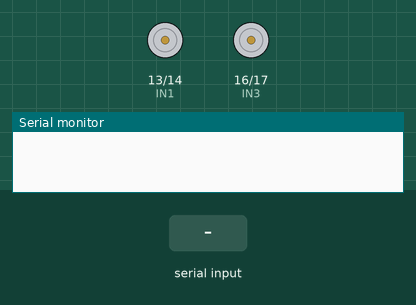
Simulated run of this sketch. Board: ESP32. On the bench: motor-driver pin pairs drawn as motors (green arrow = first pin HIGH = forward, orange = second pin HIGH = backward, longer = more drive, scaled by the enable pin), the last lines printed to the serial monitor. Inputs (shaded band) come from the test bench. Nothing arrives over Bluetooth unless stated.

Above: at 1.2 s.
1.3 s: "1\n" received over the second serial link
At 1.8 s:
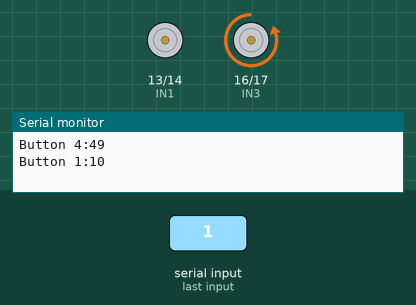
2.8 s: "2\n" received over the second serial link
At 4.0 s:
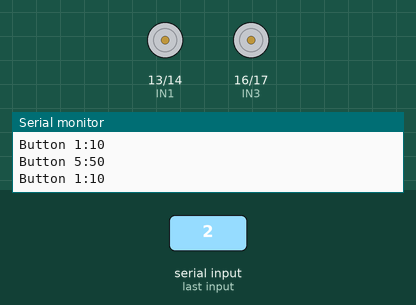
4.3 s: "0\n" received over the second serial link
At 5.3 s:
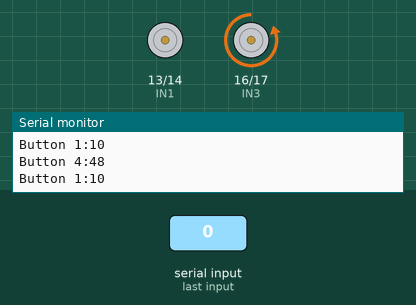
Timing chart, 0 to 7.3 s (numbered marks = the images above; inputs shaded):
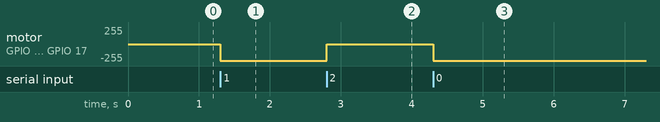

Measured:
- after the input at 1.3 s, motor on GPIO 16 (IN3) / GPIO 17 (IN4): stopped → backward 250/255 at once
- after the input at 2.8 s, motor on GPIO 16 (IN3) / GPIO 17 (IN4): backward 250/255 → stopped at once
- after the input at 4.3 s, motor on GPIO 16 (IN3) / GPIO 17 (IN4): stopped → backward 250/255 at once

The sketch:

BT_motor_with_ESP_Modified.ino
```cpp
// --------------------------------------------------
//
// Code for control of ESP32 through App
// device used for tests: ESP32-WROOM-32
//
// App on phone has five buttons:
// Button 1: 11 for ON and 10 for OFF
// Button 2: 21 for ON and 20 for OFF
// Button 3: 31 for ON and 30 for OFF
// Button 4: 41 for ON and 40 for OFF
// Button 5: 50 for ON and OFF
//
// Written by Swaraj(update: 24.08.2023)
//
// --------------------------------------------------

// this header is needed for Bluetooth Serial -> works ONLY on ESP32
#include "BluetoothSerial.h"

// init Class:
BluetoothSerial ESP_BT;

// init PINs: assign any pin on ESP32
//int led_pin_1 = 4;
//int led_pin_2 = 0;
//int led_pin_3 = 2;
//int led_pin_4 = 15;


const int ENA = 12;  // Enable pin for Motor 1
const int IN1 = 13;  // Input 1 for Motor 1
const int IN2 = 14;  // Input 2 for Motor 1

const int ENB = 15;  // Enable pin for Motor 2
const int IN3 = 16;  // Input 1 for Motor 2
const int IN4 = 17;  // Input 2 for Motor 2

// Parameters for Bluetooth interface
int incoming;

void setup() {
  Serial.begin(19200);
  ESP_BT.begin("ESP32_Control"); //Name of your Bluetooth interface -> will show up on your phone

 // pinMode (led_pin_1, OUTPUT);
 // pinMode (led_pin_2, OUTPUT);
  //pinMode (led_pin_3, OUTPUT);
 // pinMode (led_pin_4, OUTPUT);

  pinMode(ENA, OUTPUT);
  pinMode(IN1, OUTPUT);
  pinMode(IN2, OUTPUT);

  pinMode(ENB, OUTPUT);
  pinMode(IN3, OUTPUT);
  pinMode(IN4, OUTPUT);


  digitalWrite(IN1, LOW);
  digitalWrite(IN2, LOW);

  digitalWrite(IN3, LOW);
  digitalWrite(IN4, LOW);

  // motor speeds (0-255)
  analogWrite(ENA, 250); //  value to control motor 1 speed
  analogWrite(ENB, 250); //  value to control motor 2 speed

}

void loop() {

  // -------------------- Receive Bluetooth signal ----------------------
  if (ESP_BT.available())
  {
    incoming = ESP_BT.read(); //Read what we receive

    // separate button ID from button value -> button ID is 10, 20, 30,40,50 etc, value is 1 or 0
    int button = floor(incoming / 10);
    int value = incoming % 10;

    switch (button) {
      case 1:
        Serial.print("Button 1:"); Serial.println(incoming);
        //digitalWrite(led_pin_1, value);
        if(IN1==LOW && IN2==HIGH){

          digitalWrite(IN1, LOW);
          digitalWrite(IN2, LOW);
          delay(20);

          digitalWrite(IN1, HIGH);
          digitalWrite(IN2, LOW);

        }
        else{

                  digitalWrite(IN1, HIGH);
                  digitalWrite(IN2, LOW);

        }

        if(incoming==10){
            digitalWrite(IN1, LOW);
            digitalWrite(IN2, LOW);
            delay(20);
        }


        break;


      case 2:
        Serial.print("Button 2:"); Serial.println(incoming);
        //digitalWrite(led_pin_2, value);


        if(IN3==LOW && IN4==HIGH){

          digitalWrite(IN3, LOW);
          digitalWrite(IN4, LOW);
          delay(20);

          digitalWrite(IN3, HIGH);
          digitalWrite(IN4, LOW);

        }
        else{

                  digitalWrite(IN3, HIGH);
                  digitalWrite(IN4, LOW);

        }

        if(incoming==20){
            digitalWrite(IN3, LOW);
            digitalWrite(IN4, LOW);
            delay(20);
        }

        break;


      case 3:
        Serial.print("Button 3:"); Serial.println(incoming);

            if(IN1==HIGH && IN2==LOW){

          digitalWrite(IN1, LOW);
          digitalWrite(IN2, LOW);
          delay(20);

          digitalWrite(IN1, LOW);
          digitalWrite(IN2, HIGH);

        }
        else{

                  digitalWrite(IN1, LOW);
                  digitalWrite(IN2, HIGH);


        }

        if(incoming==30){
            digitalWrite(IN1, LOW);
            digitalWrite(IN2, LOW);
            delay(20);
        }


        break;
      case 4:
        Serial.print("Button 4:"); Serial.println(incoming);
        //digitalWrite(led_pin_4, value);


        if(IN3==HIGH && IN4==LOW){

          digitalWrite(IN3, LOW);
          digitalWrite(IN4, LOW);
          delay(20);

          digitalWrite(IN3, LOW);
          digitalWrite(IN4, HIGH);

        }
        else{
          digitalWrite(IN3, LOW);
          digitalWrite(IN4, HIGH);

        }

        if(incoming==40){
            digitalWrite(IN3, LOW);
            digitalWrite(IN4, LOW);
            delay(20);
        }


        break;


      case 5:
        Serial.print("Button 5:"); Serial.println(incoming);
        //digitalWrite(led_pin_4, value);

            digitalWrite(IN1, LOW);
            digitalWrite(IN2, LOW);
            digitalWrite(IN3, LOW);
            digitalWrite(IN4, LOW);
            delay(20);

       break;

    }
  }
}
```
